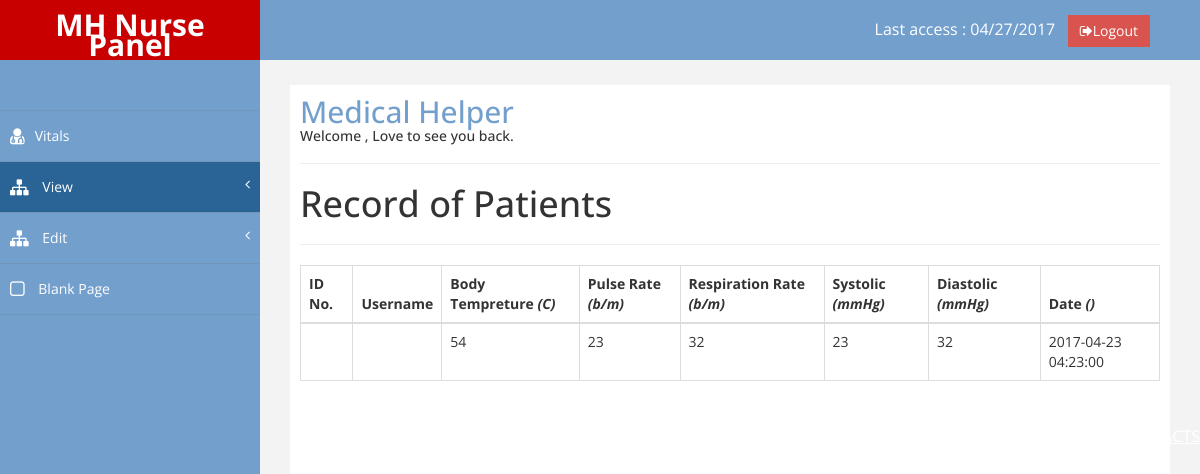
Before: /nurse-record-view.php with the older database file.
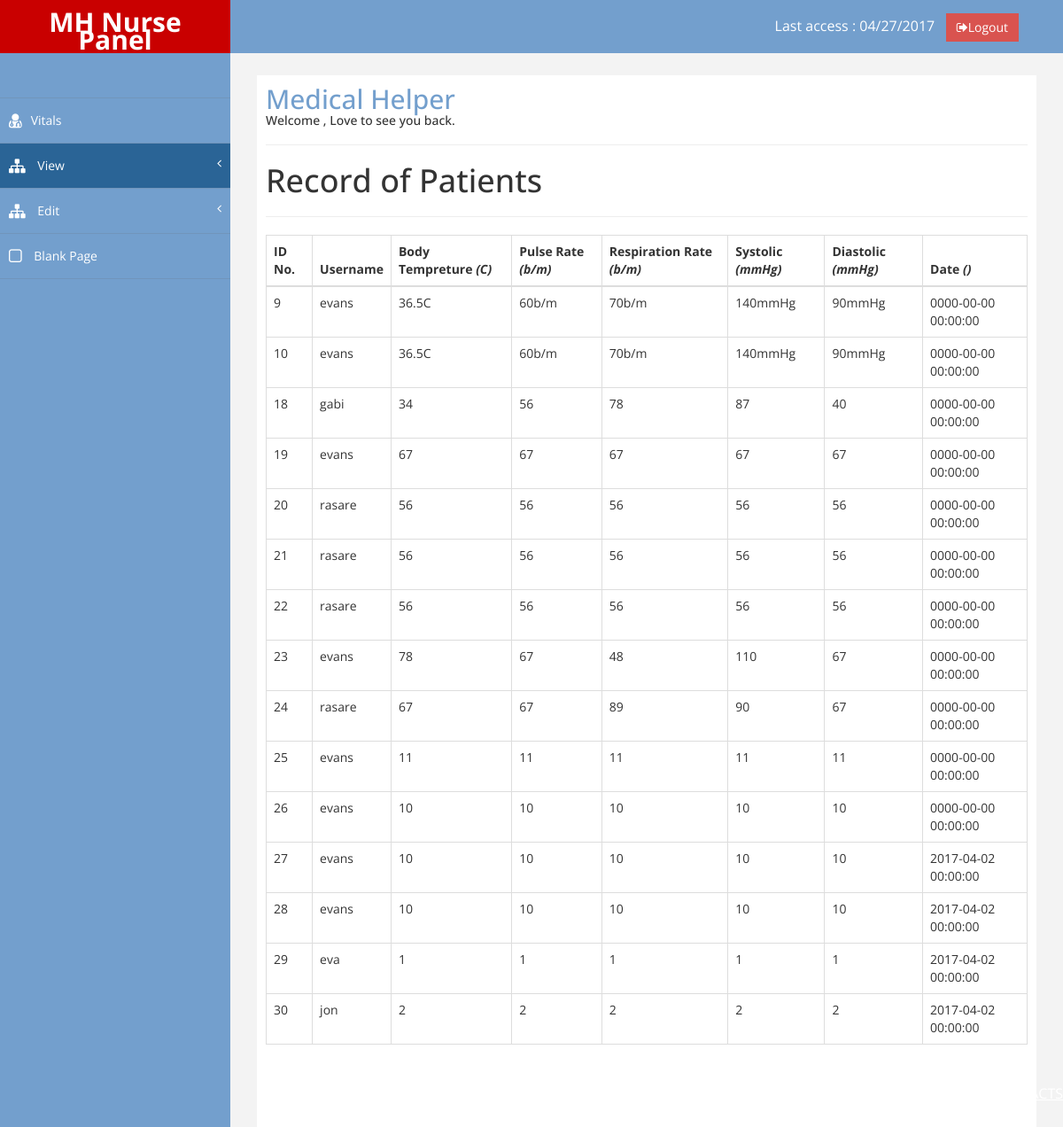
After: the same page with the newer database file.
### tables this page shows
CREATE TABLE `vitals` (
  `id` int(11) NOT NULL,
  `body_temp` varchar(8) NOT NULL,
  `pulse_rate` varchar(8) NOT NULL,
  `respiration_rate` varchar(8) NOT NULL,
  `systolic` varchar(8) NOT NULL,
  `diastolic` varchar(8) NOT NULL,
  `username` varchar(25) NOT NULL,
  `datee` datetime NOT NULL
);

### nurse-record-view.php (the view, shortened to what this page needs)
<?php
 $conn = mysqli_connect("localhost","root","","medical");
?>
<!DOCTYPE html>
<html xmlns="http://www.w3.org/1999/xhtml">
<head>
    <link href="assets/css/bootstrap.css" rel="stylesheet" />
    <link href="assets/css/font-awesome.css" rel="stylesheet" />
    <link href="assets/js/morris/morris-0.4.3.min.css" rel="stylesheet" />
    <link href="assets/css/custom.css" rel="stylesheet" />
    <link href="assets/css/book.css" rel="stylesheet" />
</head>
<body>
    <div id="wrapper">
        <nav class="navbar navbar-default navbar-cls-top " role="navigation" style="margin-bottom: 0">
            <div class="navbar-header">
                <a class="navbar-brand" href="index.html">MH Nurse Panel</a>
            </div>
  <div style="color: white;
padding: 15px 50px 5px 50px;
float: right;
font-size: 16px;"> Last access : <?php echo date("m/d/Y"); ?> &nbsp; <a href="logout1.php" class="btn btn-danger square-btn-adjust"><i class="fa fa-sign-out"></i>Logout</a> </div>
        </nav>
                <nav class="navbar-default navbar-side" role="navigation">
            <div class="sidebar-collapse">
                <ul class="nav" id="main-menu">
				<li class="text-center">
					</li>
                    <li>
                        <a   href="nurse-panel.php"><i class="fa fa-user-md fa-lg"></i>Vitals</a>
                    </li>
                    <li>
                        <a class="active-menu" href="#"><i class="fa fa-sitemap fa-lg"></i> View<span class="fa arrow"></span></a>
                      </li>
                      <li>
                          <a href="#"><i class="fa fa-sitemap fa-lg"></i> Edit<span class="fa arrow"></span></a>
                        </li>
                  <li  >
                        <a  href="blank.html"><i class="fa fa-square-o fa-lg"></i> Blank Page</a>
                    </li>
                </ul>
            </div>
        </nav>
        <div id="page-wrapper" >
            <div id="page-inner">
                <div class="row">
                    <div class="col-md-12">
                     <h2>Medical Helper</h2>
                        <h5>Welcome <span class="user"><?php echo $_SESSION['username'] ?></span> , Love to see you back. </h5>
                    </div>
                </div>
                  <hr />
                <div class="row">
                  <div class="content">
                    <div class="col-md-12">
                      <p><h1>Record of Patients</h1></p>
                      <hr />
                      <table cellpadding="0" cellspacing="0" border="0" class="table  table-bordered" id="example">
                                <thead>
                                    <tr>
                      <th>ID No.</th>
                                        <th>Username</th>
                                        <th>Body Tempreture <span><i>(C)</i></span></th>
                    <th>Pulse Rate <span><i>(b/m)</i></span></th>
                    <th>Respiration Rate <span><i>(b/m)</i></span></th>
                    <th>Systolic <span><i>(mmHg)</i></span></th>
                    <th>Diastolic <span><i>(mmHg)</i></span></th>
                    <th>Date <span><i>()</i></span></th>
                                    </tr>
                                </thead>
                                <tbody>
                                  <?php
                  $user_query=mysqli_query($conn,"select * from vitals ")or die(mysql_error());
                  while($row=mysqli_fetch_array($user_query)){
                  ?>
                  <tr class="del<?php  ?>">
                                    <td><?php echo $row['id']; ?></td>
                                    <td><?php echo $row['username']; ?></td>
                                    <td><?php echo $row['body_temp']; ?></td>
                                    <td><?php echo $row['pulse_rate']; ?> </td>
                                    <td><?php echo $row['respiration_rate']; ?></td>
                                    <td><?php echo $row['systolic']; ?></td>
                                    <td><?php echo $row['diastolic']; ?></td>
                                    <td><?php echo $row['datee']; ?></td>
                                    </tr>
                  <?php  }
                  ?>
                                </tbody>
                            </table>
                    </div>
                  </div>
			</div>
      <div class="footer_resize">
        <p class="rf"><a href="index.html">HOME</a> | <a href="library.html">LIBRARY</a> | <a href="about.html">ABOUT US</a> | <a href="diagnosis.html">DIAGNOSIS</a>| <a href="blog.html">BLOG</a> | <a href="book.html">BOOK</a> | <a href="contact.html">CONTACTS</a><br/>
      </div>
    </div>
            </div>
        </div>
</body>
</html>

### assets/css/custom.css (style rules this page uses)
body { font-family: 'Open Sans', sans-serif; }
#wrapper { width: 100%; background:#739fcd; }
#page-wrapper { padding: 15px 15px; min-height: 600px; background:#F3F3F3; }
#page-inner { width:100%; margin:10px 20px 10px 0px; background-color:#fff!important; padding:10px; min-height:1200px; }
.text-center { text-align:center; }
h2 { color: #739fcd; }
.square-btn-adjust { border: 0px solid transparent; -webkit-border-radius: 0px; -moz-border-radius: 0px; border-radius: 0px; }
p { font-size:16px; line-height:25px; padding-top:20px; }
.navbar-cls-top .navbar-brand { color: #739fcd; background: #fff; width: 260px; text-align: center; height: 60px; font-size: 30px; font-weight: 700; }
.active-menu { background-color:#2a6496!important; }
.arrow { float: right; }
.fa.arrow:before { content: "\f104"; }
.sidebar-collapse , .sidebar-collapse .nav { background:#739fcd; }
.sidebar-collapse .nav { padding:0; }
.sidebar-collapse .nav > li > a { color:#fff; background:#739fcd; text-shadow:none; }
.sidebar-collapse > .nav > li > a { padding:15px 10px; }
.sidebar-collapse > .nav > li { border-bottom: 1px solid rgba(107, 108, 109, 0.19); }
.navbar-side { border:none; background-color: #202020; }
.navbar-cls-top { background:#739fcd; border-bottom:none; }
.navbar-default { border:0px solid black; }
.navbar-header { background: #A70303; }
.nav > li > a > i { margin-right:10px; }
@media (min-width:768px) { #page-wrapper { margin: 0 0 0 260px; padding: 15px 30px; min-height: 1200px; } }
@media (min-width:768px) { .navbar-side { z-index: 1; position: absolute; width: 260px; } }
@media (min-width:768px) { .navbar { border-radius: 0px; } }

### assets/css/book.css (style rules this page uses)
a { cursor: pointer; text-decoration: none; }
a { color: darkgreen; text-decoration: none; }
span, applet, object, iframe, h1, h2, h3, h4, h5, h6, p, blockquote, pre, a, abbr, acronym, address, big, cite, code, del, dfn, em, font, img, ins, kbd, q, s, samp, small, strike, strong, sub, sup, tt, var, b, u, i, center, dl, dt, dd, ol, ul, li, fieldset, form, label, legend, table, caption, tbody, tfoot, thead, tr, th, td { margin: 0; padding: 0; border: 0; outline: 0; vertical-align: baseline; background: transparent; }
.footer_resize { margin:0 auto; padding:0 20px; width:920px; line-height:1.5em; color:#fff; align-content: center; }
.footer_resize p { margin:24px 0; padding:0; line-height:normal; white-space:nowrap; text-indent:inherit; }
.footer_resize a { color:#fff; font-weight:normal; margin:0; padding:0; border:none; text-decoration:underline; background-color:transparent; }
.footer_resize .rf { float:right; }
a { outline:none; }

Changed rows visible on the page:
removed vitals: body_temp "54", pulse_rate "23", respiration_rate "32", systolic "23", diastolic "32", datee "2017-04-23 04:23:00"
added vitals: id "9", username "evans", body_temp "36.5C", pulse_rate "60b/m", respiration_rate "70b/m", systolic "140mmHg", diastolic "90mmHg", datee "0000-00-00 00:00:00"
added vitals: id "10", username "evans", body_temp "36.5C", pulse_rate "60b/m", respiration_rate "70b/m", systolic "140mmHg", diastolic "90mmHg", datee "0000-00-00 00:00:00"
added vitals: id "18", username "gabi", body_temp "34", pulse_rate "56", respiration_rate "78", systolic "87", diastolic "40", datee "0000-00-00 00:00:00"
added vitals: id "19", username "evans", body_temp "67", pulse_rate "67", respiration_rate "67", systolic "67", diastolic "67", datee "0000-00-00 00:00:00"
added vitals: id "20", username "rasare", body_temp "56", pulse_rate "56", respiration_rate "56", systolic "56", diastolic "56", datee "0000-00-00 00:00:00"
added vitals: id "21", username "rasare", body_temp "56", pulse_rate "56", respiration_rate "56", systolic "56", diastolic "56", datee "0000-00-00 00:00:00"
added vitals: id "22", username "rasare", body_temp "56", pulse_rate "56", respiration_rate "56", systolic "56", diastolic "56", datee "0000-00-00 00:00:00"
added vitals: id "23", username "evans", body_temp "78", pulse_rate "67", respiration_rate "48", systolic "110", diastolic "67", datee "0000-00-00 00:00:00"
added vitals: id "24", username "rasare", body_temp "67", pulse_rate "67", respiration_rate "89", systolic "90", diastolic "67", datee "0000-00-00 00:00:00"
added vitals: id "25", username "evans", body_temp "11", pulse_rate "11", respiration_rate "11", systolic "11", diastolic "11", datee "0000-00-00 00:00:00"
added vitals: id "26", username "evans", body_temp "10", pulse_rate "10", respiration_rate "10", systolic "10", diastolic "10", datee "0000-00-00 00:00:00"
added vitals: id "27", username "evans", body_temp "10", pulse_rate "10", respiration_rate "10", systolic "10", diastolic "10", datee "2017-04-02 00:00:00"
added vitals: id "28", username "evans", body_temp "10", pulse_rate "10", respiration_rate "10", systolic "10", diastolic "10", datee "2017-04-02 00:00:00"
added vitals: id "29", username "eva", body_temp "1", pulse_rate "1", respiration_rate "1", systolic "1", diastolic "1", datee "2017-04-02 00:00:00"
added vitals: id "30", username "jon", body_temp "2", pulse_rate "2", respiration_rate "2", systolic "2", diastolic "2", datee "2017-04-02 00:00:00"
